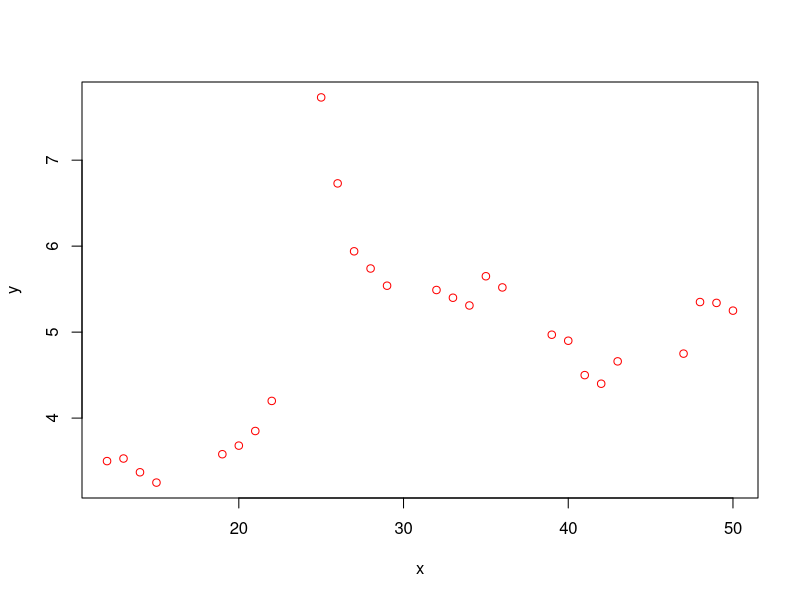
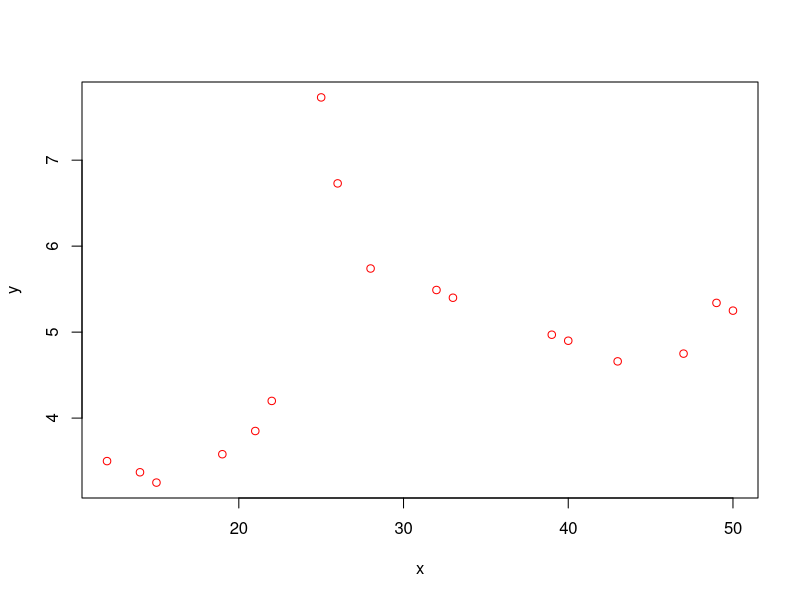

Write R code to recreate these figures, in order.
train_data <- read.csv("Data/train.csv")
validation_data <- read.csv("Data/validation.csv")

plot(validation_data, col="Red")
plot(train_data, col="Red")
